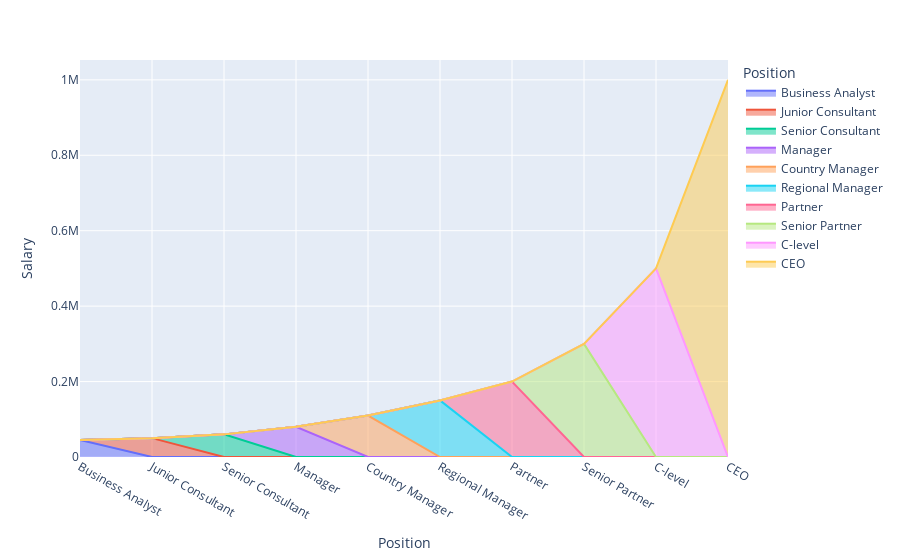

Here is the notebook cell this chart was saved with:
### Code cell
import pandas as pd
data=pd.read_csv("Datasets/Position_Salaries.csv")
print(data)
fig=px.area(data,x="Position",y="Salary",color="Position")
fig.show()

### Figure 1 — Plotly figure (JSON) as saved in the notebook; plotly's stock layout.template omitted (floating-point values rounded to 4 significant figures)
{"data": [{"fillpattern": {"shape": ""}, "hovertemplate": "Position=%{x}<br>Salary=%{y}<extra></extra>", "legendgroup": "Business Analyst", "line": {"color": "#636efa"}, "marker": {"symbol": "circle"}, "mode": "lines", "name": "Business Analyst", "orientation": "v", "showlegend": true, "stackgroup": "1", "type": "scatter", "x": ["Business Analyst"], "xaxis": "x", "y": [45000], "yaxis": "y"}, {"fillpattern": {"shape": ""}, "hovertemplate": "Position=%{x}<br>Salary=%{y}<extra></extra>", "legendgroup": "Junior Consultant", "line": {"color": "#EF553B"}, "marker": {"symbol": "circle"}, "mode": "lines", "name": "Junior Consultant", "orientation": "v", "showlegend": true, "stackgroup": "1", "type": "scatter", "x": ["Junior Consultant"], "xaxis": "x", "y": [50000], "yaxis": "y"}, {"fillpattern": {"shape": ""}, "hovertemplate": "Position=%{x}<br>Salary=%{y}<extra></extra>", "legendgroup": "Senior Consultant", "line": {"color": "#00cc96"}, "marker": {"symbol": "circle"}, "mode": "lines", "name": "Senior Consultant", "orientation": "v", "showlegend": true, "stackgroup": "1", "type": "scatter", "x": ["Senior Consultant"], "xaxis": "x", "y": [60000], "yaxis": "y"}, {"fillpattern": {"shape": ""}, "hovertemplate": "Position=%{x}<br>Salary=%{y}<extra></extra>", "legendgroup": "Manager", "line": {"color": "#ab63fa"}, "marker": {"symbol": "circle"}, "mode": "lines", "name": "Manager", "orientation": "v", "showlegend": true, "stackgroup": "1", "type": "scatter", "x": ["Manager"], "xaxis": "x", "y": [80000], "yaxis": "y"}, {"fillpattern": {"shape": ""}, "hovertemplate": "Position=%{x}<br>Salary=%{y}<extra></extra>", "legendgroup": "Country Manager", "line": {"color": "#FFA15A"}, "marker": {"symbol": "circle"}, "mode": "lines", "name": "Country Manager", "orientation": "v", "showlegend": true, "stackgroup": "1", "type": "scatter", "x": ["Country Manager"], "xaxis": "x", "y": [110000], "yaxis": "y"}, {"fillpattern": {"shape": ""}, "hovertemplate": "Position=%{x}<br>Salary=%{y}<extra></extra>", "legendgroup": "Regional Manager", "line": {"color": "#19d3f3"}, "marker": {"symbol": "circle"}, "mode": "lines", "name": "Regional Manager", "orientation": "v", "showlegend": true, "stackgroup": "1", "type": "scatter", "x": ["Regional Manager"], "xaxis": "x", "y": [150000], "yaxis": "y"}, {"fillpattern": {"shape": ""}, "hovertemplate": "Position=%{x}<br>Salary=%{y}<extra></extra>", "legendgroup": "Partner", "line": {"color": "#FF6692"}, "marker": {"symbol": "circle"}, "mode": "lines", "name": "Partner", "orientation": "v", "showlegend": true, "stackgroup": "1", "type": "scatter", "x": ["Partner"], "xaxis": "x", "y": [200000], "yaxis": "y"}, {"fillpattern": {"shape": ""}, "hovertemplate": "Position=%{x}<br>Salary=%{y}<extra></extra>", "legendgroup": "Senior Partner", "line": {"color": "#B6E880"}, "marker": {"symbol": "circle"}, "mode": "lines", "name": "Senior Partner", "orientation": "v", "showlegend": true, "stackgroup": "1", "type": "scatter", "x": ["Senior Partner"], "xaxis": "x", "y": [300000], "yaxis": "y"}, {"fillpattern": {"shape": ""}, "hovertemplate": "Position=%{x}<br>Salary=%{y}<extra></extra>", "legendgroup": "C-level", "line": {"color": "#FF97FF"}, "marker": {"symbol": "circle"}, "mode": "lines", "name": "C-level", "orientation": "v", "showlegend": true, "stackgroup": "1", "type": "scatter", "x": ["C-level"], "xaxis": "x", "y": [500000], "yaxis": "y"}, {"fillpattern": {"shape": ""}, "hovertemplate": "Position=%{x}<br>Salary=%{y}<extra></extra>", "legendgroup": "CEO", "line": {"color": "#FECB52"}, "marker": {"symbol": "circle"}, "mode": "lines", "name": "CEO", "orientation": "v", "showlegend": true, "stackgroup": "1", "type": "scatter", "x": ["CEO"], "xaxis": "x", "y": [1000000], "yaxis": "y"}], "layout": {"legend": {"title": {"text": "Position"}, "tracegroupgap": 0}, "margin": {"t": 60}, "xaxis": {"anchor": "y", "categoryarray": ["Business Analyst", "Junior Consultant", "Senior Consultant", "Manager", "Country Manager", "Regional Manager", "Partner", "Senior Partner", "C-level", "CEO"], "categoryorder": "array", "domain": [0, 1], "title": {"text": "Position"}}, "yaxis": {"anchor": "x", "domain": [0, 1], "title": {"text": "Salary"}}}}
